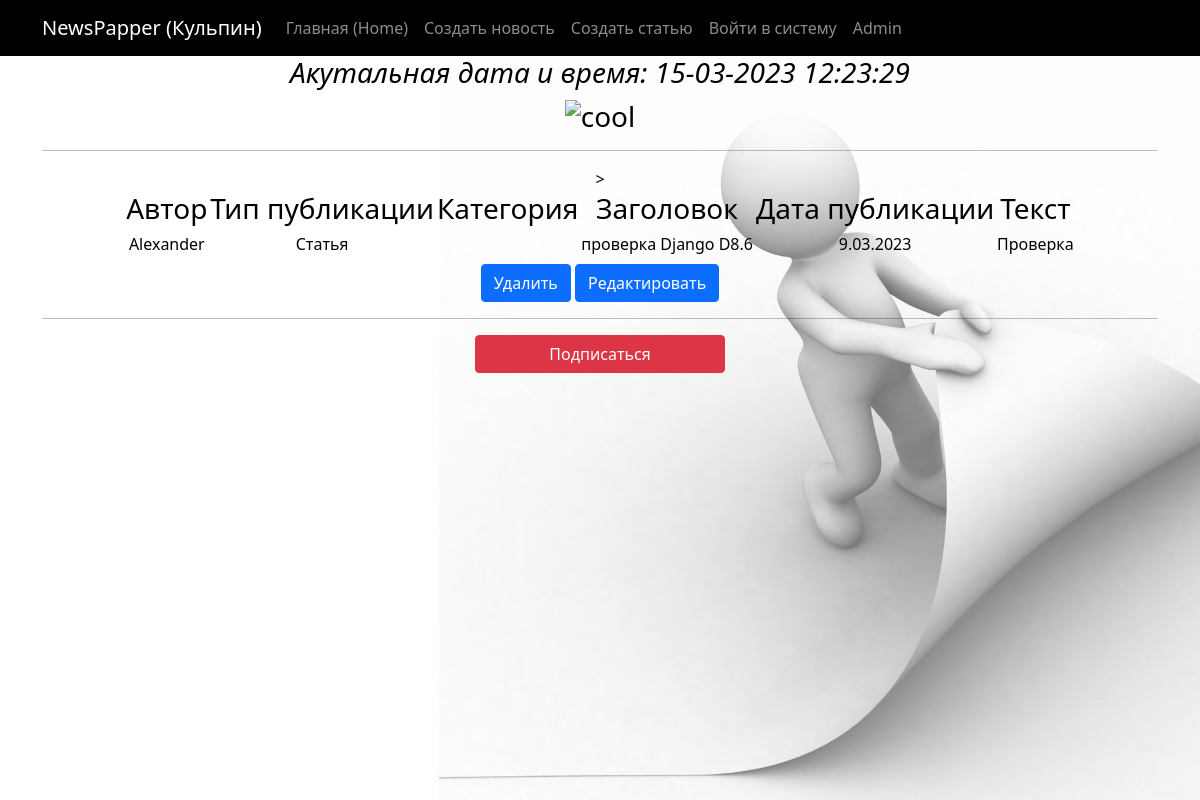
Page /news/17 on the committed database.
### news/models.py (models this page shows, shortened)
class Post(models.Model):
    article = 'AR'
    news = 'NE'
    POST_TYPES = [
        (article, 'Статья'),
        (news, 'Новость')
    ]
    author = models.ForeignKey(Author, on_delete=models.CASCADE)
    post_type = models.CharField(max_length=2, choices=POST_TYPES)
    time_created = models.DateTimeField(auto_now_add=True)
    categories = models.ManyToManyField(Category, through='PostCategory')
    title = models.CharField(max_length=255)
    text = models.TextField()
    rating = models.FloatField(default=0.0)

class Author(models.Model):
    rating = models.FloatField(default=0.0)
    user = models.OneToOneField(User, on_delete=models.CASCADE)
    def __str__(self):
        return self.user.username

### news/views.py (the view)
# urls.py: path('<int:pk>', PostDetail.as_view(), name='postdetail'),
class PostDetail(DetailView):
    model = Post
    template_name = 'news_pk.html'
    context_object_name = 'post'

### news/templatetags/custom_filters.py (called while the page is built)
@register.filter()
def currency(value, code='rub'):
   postfix = CURRENCIES_SYMBOLS[code]
   return f'{value} {postfix}'

@register.filter()
def censor(value):
   bad_words = ('скотина', 'бляха')
   if not isinstance(value, str):
      raise TypeError(f"unresolved type '{type(value)}' expected  type 'str'")
   for word in value.split():
      if word.lower() in bad_words:
         value = value.replace(word, f"{word[0]}{'*' * (len(word) - 2)}{word[-1]}")
   return value

### news/templatetags/custom_tags.py (called while the page is built)
@register.simple_tag()
def current_time(format_string='%d-%m-%Y %H:%M:%S'):
   return datetime.utcnow().strftime(format_string)

### templates/news_pk.html (shortened to what this page needs)
{% extends 'flatpages/default.html' %}
{% load custom_filters %}
{% load custom_tags %}
{% block content %}
   <h3><em>Акутальная дата и время: {% current_time '%d-%m-%Y %H:%M:%S' %}</em></h3>
   <h3><p>{{ next_sale|default_if_none:"Скоро обновление новостей!" }}<img src="https://html5-editor.net/tinymce/plugins/emoticons/img/smiley-cool.gif" alt="cool" /></p> </h3>
   <hr>
   {% if post %}
       <table>
           <tr>
               <td><h3>Автор</h3></td>
               <td><h3>Тип публикации</h3></td>
               <td><h3>Категория</h3></td>
               <td><h3>Заголовок</h3></td>
               <td><h3>Дата публикации</h3></td>
               <td><h3>Текст</h3></td>
           </tr>
           <tr>
               <td><h6>{{ post.author | currency:'Fi' | censor}}</h6></td>
               <td><h6>{{ post.get_post_type_display }}</h6></td>
               <td><h6>{% for category in post.categories.all %}  {{categories}} {% endfor %} </h6></td>
               <td><h6>{{ post.title | censor}}</h6></td>
               <td><h6>{{ post.time_created|date:'j.m.Y' }}</h6></td>
               <td><h6>{{ post.text | censor }}</h6></td>>
           </tr>
       </table>
   {% else %}
       <h2>Постов нет!!</h2>
   {% endif %}
<a class="btn btn-primary" href="{% url 'post_delete' post.id %}"> Удалить </a>
<a class="btn btn-primary" href="{% url 'post_update' post.id %}"> Редактировать </a>
<hr>
<button type="button" class="btn btn-danger" href=" ">Подписаться</button>
{% endblock content %}

### templates/news_pk.html (style rules this page uses)
table { width: 950px; margin: auto; }
td { text-align: center; }
button { width: 250px; margin: auto; }

### rows in the picture
Post: author|censor "Alexander", post_type "Статья", title|censor "проверка Django D8.6", time_created "9.03.2023", text|censor "Проверка"
